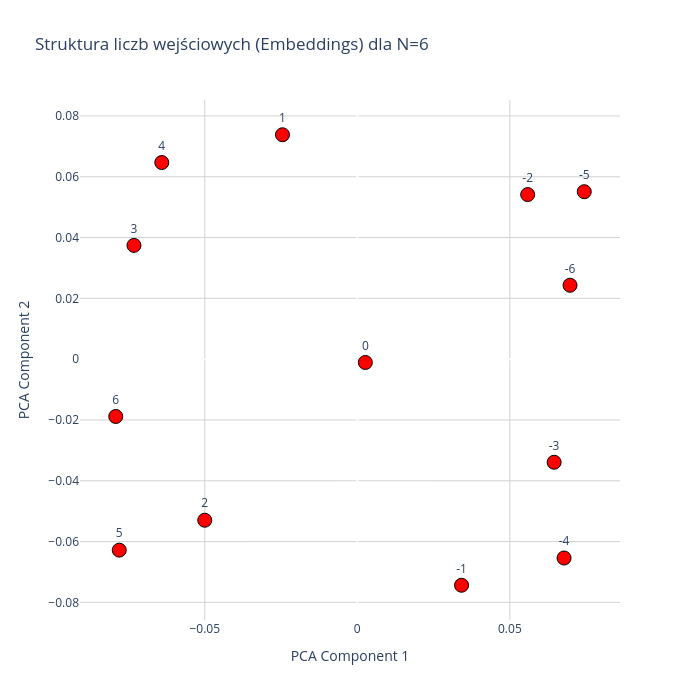

Notebook source saved alongside this figure:
### Code cell
model, N = GetModelFromConfig("")

model_path = r"checkpoint_epoch_19000.pt"

checkpoint = torch.load(model_path, map_location="cpu")

model_weights = checkpoint["model_state_dict"]
model.load_state_dict(model_weights)

plot_input_only_plotly(model, N=N)

### Figure 1 — Plotly figure (JSON) as saved in the notebook; plotly's stock layout.template omitted (floating-point values rounded to 4 significant figures)
{"data": [{"hoverinfo": "text", "hovertext": ["Wartość wejściowa: -6<br>Index w embed: 66", "Wartość wejściowa: -5<br>Index w embed: 67", "Wartość wejściowa: -4<br>Index w embed: 68", "Wartość wejściowa: -3<br>Index w embed: 69", "Wartość wejściowa: -2<br>Index w embed: 70", "Wartość wejściowa: -1<br>Index w embed: 71", "Wartość wejściowa: 0<br>Index w embed: 72", "Wartość wejściowa: 1<br>Index w embed: 73", "Wartość wejściowa: 2<br>Index w embed: 74", "Wartość wejściowa: 3<br>Index w embed: 75", "Wartość wejściowa: 4<br>Index w embed: 76", "Wartość wejściowa: 5<br>Index w embed: 77", "Wartość wejściowa: 6<br>Index w embed: 78"], "marker": {"color": "red", "line": {"color": "black", "width": 1}, "size": 14}, "mode": "markers+text", "text": ["-6", "-5", "-4", "-3", "-2", "-1", "0", "1", "2", "3", "4", "5", "6"], "textposition": "top center", "type": "scatter", "x": [0.06972, 0.07438, 0.06776, 0.06451, 0.05584, 0.03416, 0.002635, -0.02452, -0.05, -0.0732, -0.06409, -0.07802, -0.07917], "y": [0.02431, 0.05508, -0.0654, -0.03391, 0.05413, -0.07437, -0.001087, 0.07381, -0.05298, 0.03742, 0.06467, -0.06282, -0.01886]}], "layout": {"height": 700, "plot_bgcolor": "white", "title": {"text": "Struktura liczb wejściowych (Embeddings) dla N=6"}, "width": 700, "xaxis": {"gridcolor": "lightgray", "showgrid": true, "title": {"text": "PCA Component 1"}}, "yaxis": {"gridcolor": "lightgray", "showgrid": true, "title": {"text": "PCA Component 2"}}}}
